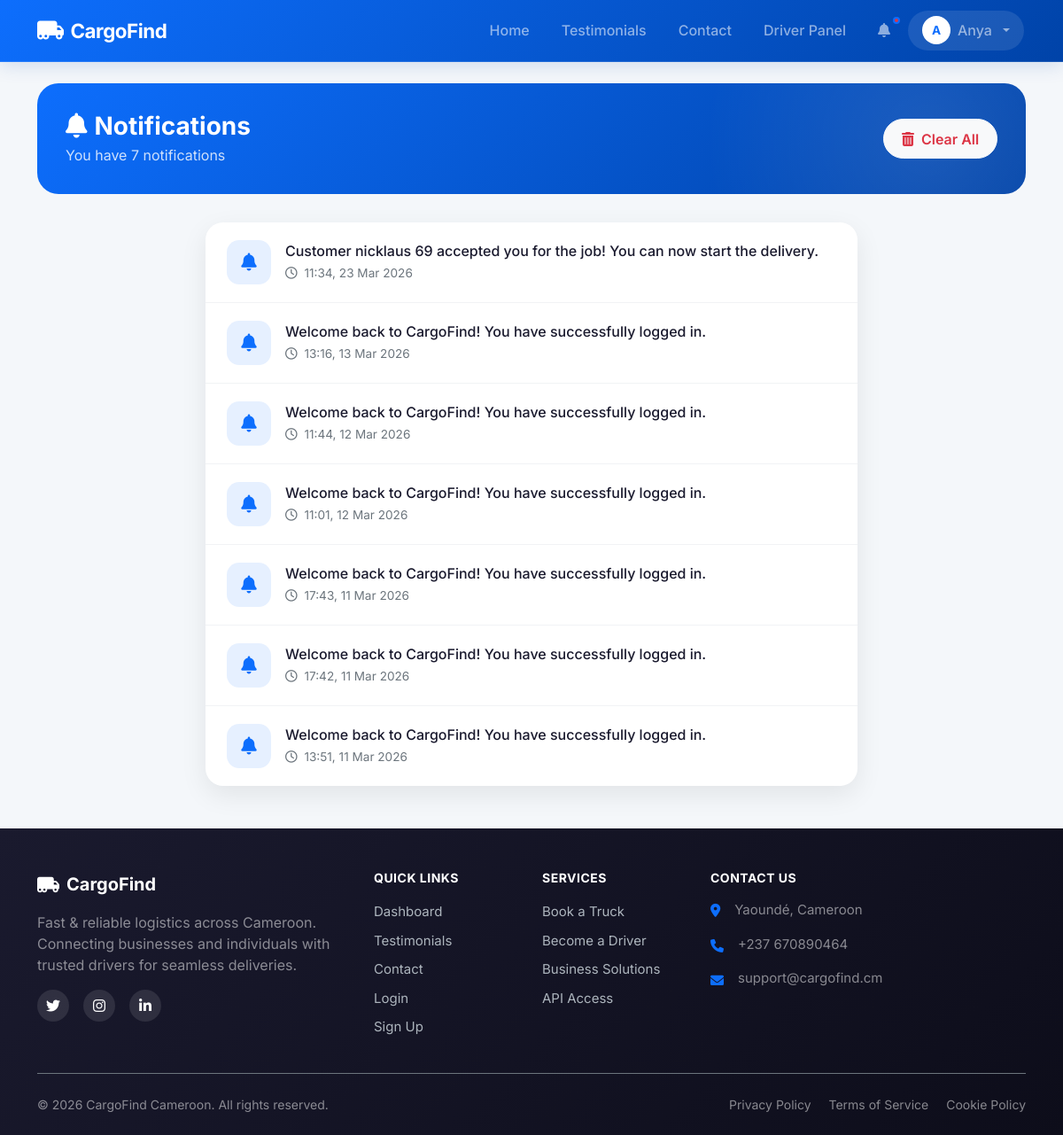
Screenshot of /notifications (signed in) with the database file from the repository.
### models.py (models this page shows, shortened)
class User(UserMixin, db.Model):
    id = db.Column(db.Integer, primary_key=True)
    email = db.Column(db.String(120), unique=True, nullable=False)
    phone = db.Column(db.String(20), unique=True, nullable=False)
    password_hash = db.Column(db.String(255), nullable=False)
    full_name = db.Column(db.String(100), nullable=False)
    address = db.Column(db.String(200))
    role = db.Column(db.String(20), nullable=False) # 'customer', 'driver', 'admin'
    vehicle_type = db.Column(db.String(50)) # 'car', 'van', 'truck'
    vehicle_id = db.Column(db.String(50))
    license_url = db.Column(db.String(255))
    is_verified = db.Column(db.Boolean, default=False)
    registration_otp = db.Column(db.String(6))
    is_active = db.Column(db.Boolean, default=False)
    is_approved = db.Column(db.Boolean, default=False) # Admin approval
    current_lat = db.Column(db.Float)
    current_lng = db.Column(db.Float)
    deliveries_as_customer = db.relationship('Delivery', backref='customer', foreign_keys='Delivery.customer_id')
    deliveries_as_driver = db.relationship('Delivery', backref='driver', foreign_keys='Delivery.driver_id')
    notifications = db.relationship('Notification', backref='user', lazy=True)
    wallet = db.relationship('Wallet', backref='user', uselist=False)

class Notification(db.Model):
    id = db.Column(db.Integer, primary_key=True)
    user_id = db.Column(db.Integer, db.ForeignKey('user.id'), nullable=False)
    message = db.Column(db.String(255), nullable=False)
    is_read = db.Column(db.Boolean, default=False)
    created_at = db.Column(db.DateTime, default=datetime.utcnow)
    link = db.Column(db.String(100))

### app.py (the view)
@app.route('/notifications')
@login_required
def notifications():
    user_notifications = Notification.query.filter_by(user_id=current_user.id).order_by(Notification.created_at.desc()).all()
    for notif in user_notifications:
        notif.is_read = True
    db.session.commit()
    return render_template('notifications.html', notifications=user_notifications)

### templates/notifications.html (shortened to what this page needs)
{% extends 'base.html' %}
{% block content %}
<div class="row animate-up">
    <div class="col-12">
        <div class="page-header">
            <div class="d-flex justify-content-between align-items-center">
                <div>
                    <h1 class="page-title">
                        <i class="fas fa-bell me-2"></i>Notifications
                    </h1>
                    {% if notifications %}
                    <p class="page-subtitle">You have {{ notifications|length }} notification{{ '' if notifications|length == 1 else 's' }}</p>
                    {% else %}
                    <p class="page-subtitle">Stay updated with your deliveries</p>
                    {% endif %}
                </div>
                {% if notifications %}
                <form action="{{ url_for('clear_notifications') }}" method="POST">
                    <button type="submit" class="btn btn-light text-danger clear-btn">
                        <i class="fas fa-trash-alt me-2"></i>Clear All
                    </button>
                </form>
                {% endif %}
            </div>
        </div>
    </div>
</div>
<div class="row">
    <div class="col-lg-8 mx-auto">
        {% if notifications %}
        <div class="card notification-card">
            {% for notif in notifications %}
            <div class="notification-item" {% if notif.link %}onclick="window.location='{{ notif.link }}'" style="cursor: pointer;"{% endif %}>
                <div class="notification-icon info">
                    <i class="fas fa-bell"></i>
                </div>
                <div class="notification-content">
                    <p class="notification-message mb-0">{{ notif.message }}</p>
                    <span class="notification-time">
                        <i class="far fa-clock me-1"></i>
                        {{ notif.created_at.strftime('%H:%M, %d %b %Y') }}
                    </span>
                </div>
            </div>
            {% endfor %}
        </div>
        {% endif %}
    </div>
</div>
{% endblock %}

### templates/base.html (shortened to what this page needs)
<!DOCTYPE html>
<html lang="en">
<head>
    <link href="https://cdn.jsdelivr.net/npm/bootstrap@5.3.0/dist/css/bootstrap.min.css" rel="stylesheet">
    <link rel="stylesheet" href="https://cdnjs.cloudflare.com/ajax/libs/font-awesome/6.0.0/css/all.min.css">
    <link rel="stylesheet" href="https://unpkg.com/leaflet@1.9.4/dist/leaflet.css" />
    <link rel="stylesheet" href="{{ url_for('static', filename='css/style.css') }}">
</head>
<body class="animate-fade-in">
    <nav class="navbar navbar-expand-lg navbar-dark sticky-top">
        <div class="container">
            <a class="navbar-brand" href="{{ url_for('index') }}">
                <i class="fas fa-truck-moving"></i>
                <span>CargoFind</span>
            </a>
            <div class="collapse navbar-collapse" id="navbarNav">
                <ul class="navbar-nav ms-auto align-items-lg-center">
                    <li class="nav-item">
                        <a class="nav-link" href="{{ url_for('index') }}">
                             Home
                        </a>
                    </li>
                    <li class="nav-item">
                        <a class="nav-link" href="{{ url_for('testimonials') }}">
                             Testimonials
                        </a>
                    </li>
                    <li class="nav-item">
                        <a class="nav-link" href="{{ url_for('contact') }}">
                             Contact
                        </a>
                    </li>
                    {% if current_user.is_authenticated %}
                        {% if current_user.role == 'customer' %}
                            <li class="nav-item">
                                <a class="nav-link" href="{{ url_for('customer_dashboard') }}">
                                    <i class="fas fa-tachometer-alt me-1 d-lg-none"></i> Dashboard
                                </a>
                            </li>
                            <li class="nav-item">
                                <a class="nav-link" href="{{ url_for('book_delivery') }}">
                                    <i class="fas fa-plus-circle me-1 d-lg-none"></i> Book Delivery
                                </a>
                            </li>
                        {% elif current_user.role == 'driver' %}
                            <li class="nav-item">
                                <a class="nav-link" href="{{ url_for('driver_dashboard') }}">
                                     Driver Panel
                                </a>
                            </li>
                        {% endif %}
                        <li class="nav-item">
                            <a class="nav-link notification-badge" href="{{ url_for('notifications') }}">
                                <i class="fas fa-bell"></i>
                            </a>
                        </li>
                        <li class="nav-item dropdown">
                            <a class="nav-link nav-user dropdown-toggle" href="#" role="button" data-bs-toggle="dropdown">
                                <div class="nav-user-avatar">
                                    {{ current_user.full_name[0]|upper }}
                                </div>
                                <span class="d-none d-md-inline">{{ current_user.full_name.split()[0] }}</span>
                            </a>
                        </li>
                    {% endif %}
                </ul>
            </div>
        </div>
    </nav>
    <div class="container mt-4">
        {% block content %}{% endblock %}
    </div>
    <footer class="footer bg-dark text-white pt-5 pb-4 mt-5">
        <div class="container">
            <div class="d-none d-md-block">
                <div class="row">
                    <div class="col-lg-4 col-md-6 mb-4 mb-lg-0">
                        <a href="{{ url_for('index') }}" class="footer-brand d-flex align-items-center text-white text-decoration-none mb-3">
                            <i class="fas fa-truck-moving fa-lg me-2"></i>
                            <span class="fw-bold fs-5">CargoFind</span>
                        </a>
                        <p class="text-white-50 mb-3">Fast & reliable logistics across Cameroon. Connecting businesses and individuals with trusted drivers for seamless deliveries.</p>
                        <div class="d-flex gap-3">
                            <a href="#" class="social-link"><i class="fab fa-twitter"></i></a>
                            <a href="#" class="social-link"><i class="fab fa-instagram"></i></a>
                            <a href="#" class="social-link"><i class="fab fa-linkedin-in"></i></a>
                        </div>
                    </div>
                    <div class="col-lg-2 col-md-6 mb-4 mb-lg-0">
                        <h6 class="footer-heading text-uppercase fw-bold mb-3">Quick Links</h6>
                        <ul class="list-unstyled footer-links">
                            {% if not current_user.is_authenticated %}
                            <li><a href="{{ url_for('index') }}" class="footer-link">Home</a></li>
                            {% else %}
                            <li><a href="{% if current_user.role == 'admin' %}{{ url_for('admin_dashboard') }}{% elif current_user.role == 'driver' %}{{ url_for('driver_dashboard') }}{% else %}{{ url_for('customer_dashboard') }}{% endif %}" class="footer-link">Dashboard</a></li>
                            {% endif %}
                            <li><a href="{{ url_for('testimonials') }}" class="footer-link">Testimonials</a></li>
                            <li><a href="{{ url_for('contact') }}" class="footer-link">Contact</a></li>
                            <li><a href="{{ url_for('login') }}" class="footer-link">Login</a></li>
                            <li><a href="{{ url_for('register') }}" class="footer-link">Sign Up</a></li>
                        </ul>
                    </div>
                    <div class="col-lg-2 col-md-6 mb-4 mb-lg-0">
                        <h6 class="footer-heading text-uppercase fw-bold mb-3">Services</h6>
                        <ul class="list-unstyled footer-links">
                            <li><a href="{{ url_for('register') }}" class="footer-link">Book a Truck</a></li>
                            <li><a href="{{ url_for('register') }}" class="footer-link">Become a Driver</a></li>
                            <li><a href="{{ url_for('contact') }}" class="footer-link">Business Solutions</a></li>
                            <li><a href="{{ url_for('contact') }}" class="footer-link">API Access</a></li>
                        </ul>
                    </div>
                    <div class="col-lg-4 col-md-6">
                        <h6 class="footer-heading text-uppercase fw-bold mb-3">Contact Us</h6>
                        <ul class="list-unstyled footer-contact">
                            <li class="mb-3 d-flex align-items-start">
                                <i class="fas fa-map-marker-alt mt-1 me-3 text-primary"></i>
                                <span class="text-white-50">Yaoundé, Cameroon</span>
                            </li>
                            <li class="mb-3 d-flex align-items-center">
                                <i class="fas fa-phone mt-1 me-3 text-primary"></i>
                                <span class="text-white-50">+237 670890464</span>
                            </li>
                            <li class="mb-3 d-flex align-items-center">
                                <i class="fas fa-envelope mt-1 me-3 text-primary"></i>
                                <span class="text-white-50">support@cargofind.cm</span>
                            </li>
                        </ul>
                    </div>
                </div>
                <div class="footer-bottom border-top border-secondary mt-4 pt-4 d-flex flex-column flex-md-row justify-content-between align-items-center">
                    <p class="mb-2 mb-md-0 text-white-50">&copy; 2026 CargoFind Cameroon. All rights reserved.</p>
                    <div class="footer-bottom-links">
                        <a href="{{ url_for('privacy') }}" class="text-white-50 text-decoration-none me-3">Privacy Policy</a>
                        <a href="{{ url_for('terms') }}" class="text-white-50 text-decoration-none me-3">Terms of Service</a>
                        <a href="#" class="text-white-50 text-decoration-none">Cookie Policy</a>
                    </div>
                </div>
            </div>
        </div>
    </footer>
</body>
</html>

### rows the page displays
User: full_name "A", full_name "Anya"
Notification: message "Customer nicklaus 69 accepted you for the job! You can now start the delivery.", created_at "11:34, 23 Mar 2026"
Notification: message "Welcome back to CargoFind! You have successfully logged in.", created_at "13:16, 13 Mar 2026"
Notification: message "Welcome back to CargoFind! You have successfully logged in.", created_at "11:44, 12 Mar 2026"
Notification: message "Welcome back to CargoFind! You have successfully logged in.", created_at "11:01, 12 Mar 2026"
Notification: message "Welcome back to CargoFind! You have successfully logged in.", created_at "17:43, 11 Mar 2026"
Notification: message "Welcome back to CargoFind! You have successfully logged in.", created_at "17:42, 11 Mar 2026"
Notification: message "Welcome back to CargoFind! You have successfully logged in.", created_at "13:51, 11 Mar 2026"

### other values shown
{{ notifications|length }} "7"
{{ '' if notifications|length == 1 else 's' }} "s"
